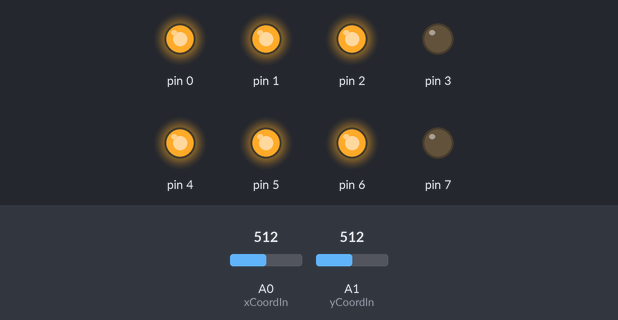
This sketch was run on a simulated Arduino Uno, built with avr-gcc and run on an emulated ATmega328P. Shown: output pins drawn as LEDs (lit = HIGH). Inputs (shaded band) come from the test bench; at power-on: A0 (xCoordIn) = 512, A1 (yCoordIn) = 512.

Above: at 1.2 s.
1.3 s: A0 (xCoordIn) set to 532
2.8 s: A0 (xCoordIn) set to 553
At 3.4 s:
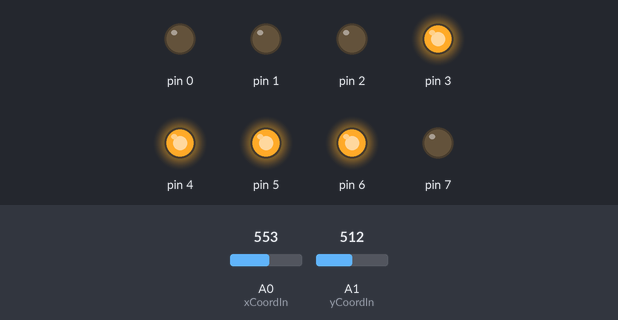
4.3 s: A1 (yCoordIn) set to 530
5.8 s: A1 (yCoordIn) set to 563
At 6.9 s:
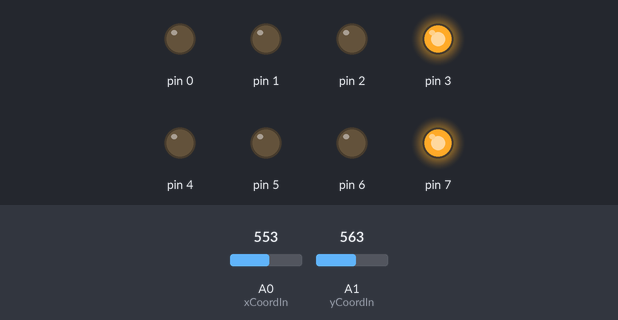
7.3 s: A0 (xCoordIn) set to 511
At 8.1 s:
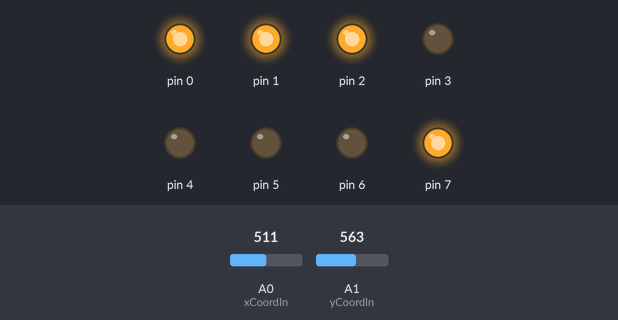
8.8 s: A1 (yCoordIn) set to 716
At 9.1 s:
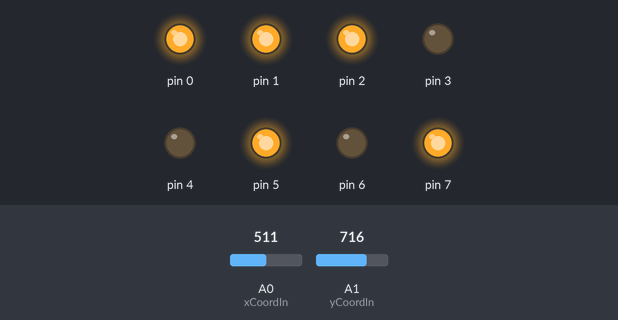
Timing chart, 0 to 11.3 s (numbered marks = the images above; inputs shaded):
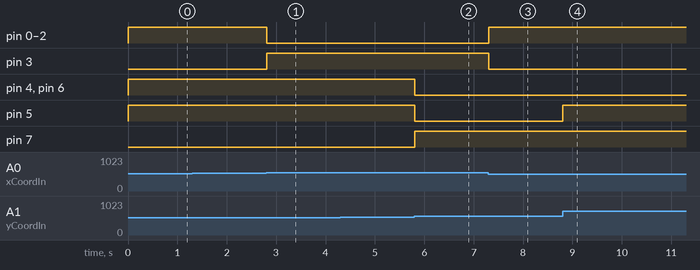

Measured:
- the behaviour switches between 545 and 546 on A0 (xCoordIn) (found by bisection; images 0 and 1)
- the behaviour switches between 545 and 546 on A1 (yCoordIn) (found by bisection; images 1 and 2)
- after the input at 1.3 s, every drawn part: stays the same
- after the input at 2.8 s, pin 0–2: HIGH → LOW at once; pin 3: LOW → HIGH at once
- after the input at 4.3 s, every drawn part: stays the same
- after the input at 5.8 s, pin 4–6: HIGH → LOW at once; pin 7: LOW → HIGH at once
- after the input at 7.3 s, pin 0–2: LOW → HIGH at once; pin 3: HIGH → LOW at once
- after the input at 8.8 s, pin 5: LOW → HIGH at once

The sketch:

arduino_adc.ino
```cpp
static constexpr uint8_t xCoordIn = A0;
static constexpr uint8_t yCoordIn = A1;

static constexpr uint8_t outPortLength = 4;
static constexpr uint8_t maxOutValue = pow(2, outPortLength) - 1;
static constexpr float maxAnalogIn = 1023.0f;

#define REC_LENGTH 15
static int xReadings[REC_LENGTH];
static size_t xPtr = 0;

static int yReadings[REC_LENGTH];
static size_t yPtr = 0;

void setup() {

  pinMode(xCoordIn, INPUT);
  pinMode(yCoordIn, INPUT);

  DDRD = 0xFF;
}

void writeOutAdc(uint8_t analogXIn, uint8_t analogYIn) {
  uint8_t combinedOut = (analogYIn << outPortLength) | (0x0F & analogXIn);
  PORTD = combinedOut;
}

//just applies low-pass filter to the stick data
int filterAndAverage(const int *data, size_t length, float alpha) {
  float smoothAccum = alpha * data[0];
  float smoothPrev = smoothAccum;

  for (size_t u = 1; u < length; ++u) {
    smoothPrev = smoothPrev + alpha * (static_cast<float>(data[u]) - smoothPrev);
    smoothAccum += smoothPrev;
  }

  return ceil(smoothAccum / length);
}

void loop() {
  const int analogXIn = (static_cast<float>(analogRead(xCoordIn)) * maxOutValue) / maxAnalogIn;
  const int analogYIn = (static_cast<float>(analogRead(yCoordIn)) * maxOutValue) / maxAnalogIn;

  xReadings[xPtr++] = analogXIn;
  yReadings[yPtr++] = analogYIn;

  if (xPtr == REC_LENGTH) {
    const int smoothX = filterAndAverage(xReadings, REC_LENGTH, 0.85f);
    const int smoothY = filterAndAverage(yReadings, REC_LENGTH, 0.85f);
    xPtr = 0;
    yPtr = 0;

    writeOutAdc(smoothX, smoothY);
  }
}
```
